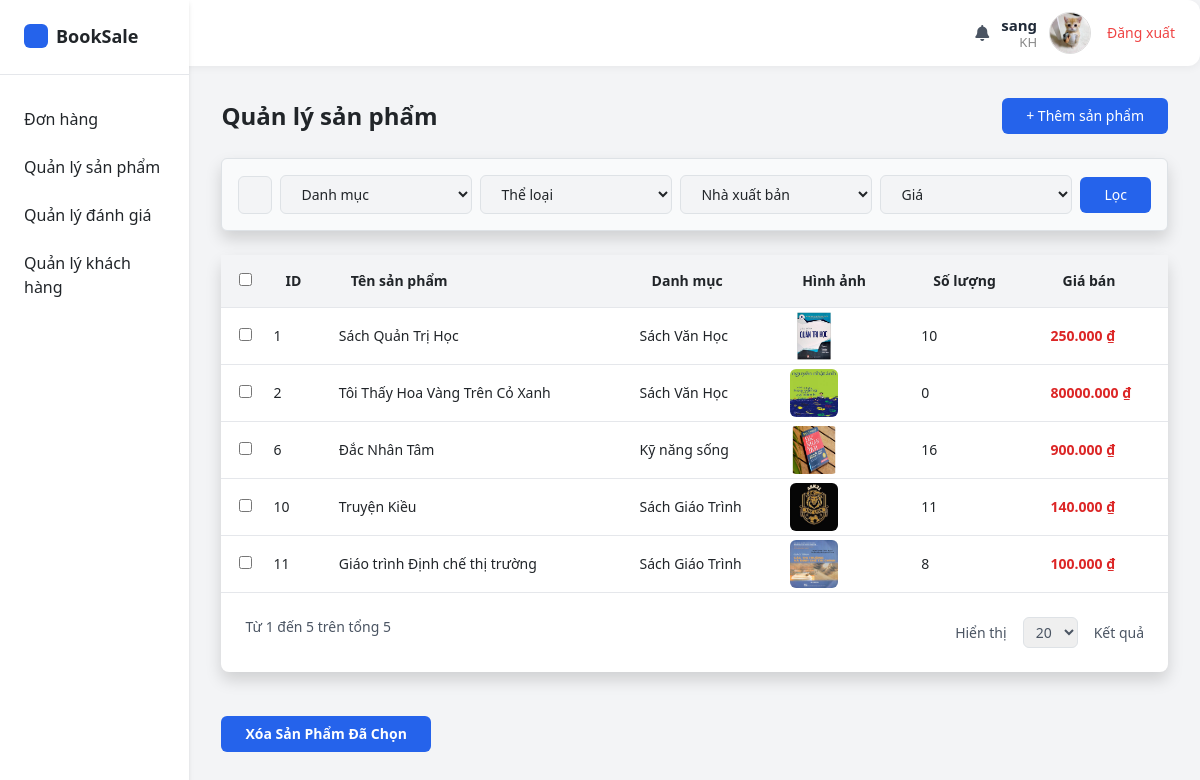
Screenshot of /emp/product (signed in) with the database file from the repository.
### booksale_app/models.py (models this page shows, shortened)
class Product(models.Model):
    product_name = models.CharField(
        max_length = 255,
        blank=False, null=False,
        help_text = "Tên sản phẩm"
    )
    description = models.TextField(
        blank=False, null=False,
        help_text = "Mô tả"
    )
    image = models.ImageField(upload_to='products/', null=True, blank=True)
    cost_price = models.DecimalField(
        max_digits=10,
        decimal_places=3
    )
    sell_price = models.DecimalField(
        max_digits=10,
        decimal_places=3
    )
    quantity = models.PositiveIntegerField(default=0)
    publisher = models.ForeignKey(
        Publisher,
        on_delete=models.CASCADE
    )
    category = models.ForeignKey(
        Category,
        on_delete=models.CASCADE
    )
    genre = models.ManyToManyField(
        'Genre',
        through="Genre_Item")
    cart = models.ManyToManyField(
        'Cart',
        through='Cart_Item'
    )
    order = models.ManyToManyField(
        'Order',
         through="Order_Item"
    )

class Category(models.Model):
    category_name = models.CharField(
        max_length = 255,
        blank=False, null=False,
        help_text = "Tên danh mục"
    )
    description = models.TextField(
        blank=False, null=False,
        help_text = "Mô tả"
    )
    created_at = models.DateTimeField(
        auto_now_add=True
    )
    updated_at = models.DateTimeField(
        auto_now_add=True
    )

### booksale_app/views/admin_view/sanpham.py (the view)
# urls.py: path('emp/product', views.product_list, name='product_list'),
@login_required(login_url='login')
def product_list(request):
    products = Product.objects.all()
    categories = Category.objects.all()
    genres = Genre.objects.all()
    publishers = Publisher.objects.all()
    search = request.GET.get('search', '')
    if search:
        products = products.filter(product_name__icontains=search)
    category = request.GET.get('category', '')
    if category:
        products = products.filter(category_id=category)
    genre = request.GET.get('genre', '')
    if genre:
        products = products.filter(genre__id=genre)
    publisher = request.GET.get('publisher', '')
    if publisher:
        products = products.filter(publisher_id=publisher)
    price_range = request.GET.get('price_range')
    if price_range == "1":
        products = products.filter(sell_price__lt=100000)
    elif price_range == "2":
        products = products.filter(sell_price__gte=100000, sell_price__lte=200000)
    elif price_range == "3":
        products = products.filter(sell_price__gt=200000)
    context = {
        'products': products,
        'categories': categories,
        'genres': genres,
        'publishers': publishers,
    }
    return render(request, 'admin_temp/product/product_list.html', context)

### booksale_app/context_processors.py (called while the page is built)
def categories_and_cart(request):
    context = {
        'categories': Category.objects.all()[:3],  # Lấy 3 categories đầu tiên cho menu
        'cart_count': 0
    }
    if request.user.is_authenticated:
        try:
            customer = Customer.objects.get(user=request.user)
            cart = Cart.objects.filter(customer=customer).first()
            if cart:
                cart_count = Cart_Item.objects.filter(cart=cart).aggregate(
                    total=Sum('quantity')
                )['total'] or 0
                context['cart_count'] = int(cart_count) if cart_count else 0
        except (Customer.DoesNotExist, AttributeError):
            context['cart_count'] = 0
    return context

def global_user_context(request):
    user = request.user
    is_kh = False
    role = None
    if user.is_authenticated:
        is_kh = user.groups.filter(name="KH").exists()
        if user.groups.filter(name="NVBH").exists():
            role = "NVBH"
        elif user.groups.filter(name="NVTK").exists():
            role = "NVTK"
    return {
        "is_kh": is_kh,
        "role": role,
    }

### booksale_app/templates/admin_temp/product/product_list.html (shortened to what this page needs)
{% extends "admin_temp/admin_base.html" %}
{% load static %}
{% block content %}
<main class="flex-1 p-8 text-sm">
    <div class="flex justify-between items-center mb-4">
        <h1 class="text-2xl font-semibold">Quản lý sản phẩm</h1>
        <a href="{% url 'product_add' %}" class="bg-blue-600 text-white px-4 py-2 rounded hover:bg-blue-700">
            + Thêm sản phẩm
        </a>
    </div>
    <form method="get" class="flex flex-col md:flex-row md:items-center space-y-2 md:space-y-0 md:space-x-2 mb-4 border border-gray-300 rounded p-3 bg-gray-50 shadow w-full">
        <input type="text" name="search" placeholder="Tìm kiếm sản phẩm..."
               value="{{ request.GET.search }}"
               class="bg-gray-100 border border-gray-300 rounded px-3 py-2 flex-1 focus:outline-none focus:ring-1 focus:ring-blue-300 w-full md:flex-1" />
        <select name="category" class="bg-gray-100 border border-gray-300 rounded px-3 py-2 focus:outline-none focus:ring-1 focus:ring-blue-300 w-full md:w-48">
            <option value="">Danh mục</option>
        </select>
        <select name="genre" class="bg-gray-100 border border-gray-300 rounded px-3 py-2 focus:outline-none focus:ring-1 focus:ring-blue-300 w-full md:w-48">
            <option value="">Thể loại</option>
        </select>
        <select name="publisher" class="bg-gray-100 border border-gray-300 rounded px-3 py-2 focus:outline-none focus:ring-1 focus:ring-blue-300 w-full md:w-48">
            <option value="">Nhà xuất bản</option>
        </select>
        <select name="price_range" class="bg-gray-100 border border-gray-300 rounded px-3 py-2 w-full md:w-48">
            <option value="">Giá</option>
        </select>
        <button type="submit" class="bg-blue-600 text-white px-4 py-2 rounded hover:bg-blue-700 w-full md:w-auto">
            Lọc
        </button>
    </form>
    <form method="POST" action="{% url 'product_bulk_delete' %}">
        <div class="bg-white shadow rounded-lg w-full">
            <table class="w-full text-left">
                <thead>
                    <tr class="bg-gray-100 border-b">
                        <th class="p-3 w-12 text-center">
                            <input type="checkbox" id="select_all_products">
                        </th>
                        <th class="p-3">ID</th>
                        <th class="p-3">Tên sản phẩm</th>
                        <th class="p-3">Danh mục</th>
                        <th class="p-3">Hình ảnh</th>
                        <th class="p-3">Số lượng</th>
                        <th class="p-3">Giá bán</th>
                    </tr>
                </thead>
                <tbody>
                    {% for p in products %}
                    <tr class="border-b hover:bg-gray-50">
                        <td class="p-1 text-center">
                            <input type="checkbox" name="product_ids" value="{{ p.id }}" class="product-checkbox">
                        </td>
                        <td class="p-1 cursor-pointer" onclick="window.location.href='{% url 'product_detail' p.id %}'">{{ p.id }}</td>
                        <td class="p-1 cursor-pointer" onclick="window.location.href='{% url 'product_detail' p.id %}'">{{ p.product_name }}</td>
                        <td class="p-1 cursor-pointer" onclick="window.location.href='{% url 'product_detail' p.id %}'">{{ p.category.category_name }}</td>
                        <td class="p-1 cursor-pointer" onclick="window.location.href='{% url 'product_detail' p.id %}'">
                            {% if p.image %}
                                <img src="{{ p.image.url }}" class="w-12 h-12 rounded" />
                            {% else %}
                                <img src="{% static 'images/default.png' %}" class="w-12 h-12 rounded" />
                            {% endif %}
                        </td>
                        <td class="p-1 cursor-pointer" onclick="window.location.href='{% url 'product_detail' p.id %}'">{{ p.quantity }}</td>
                        <td class="p-1 text-red-600 font-semibold cursor-pointer" onclick="window.location.href='{% url 'product_detail' p.id %}'">{{ p.sell_price }} ₫</td>
                    </tr>
                    {% empty %}
                    <tr>
                        <td colspan="7" class="text-center p-4 text-gray-500">Chưa có sản phẩm nào.</td>
                    </tr>
                    {% endfor %}
                </tbody>
            </table>
            <div class="flex justify-between p-4 text-sm text-gray-600">
                <p>Từ 1 đến {{ products|length }} trên tổng {{ products|length }}</p>
                <div class="flex items-center gap-3">
                    <span>Hiển thị</span>
                    <select class="border rounded px-2 py-1">
                        <option>20</option>
                    </select>
                    <span>Kết quả</span>
                </div>
            </div>
        </div>
        <br>
        <div class="mt-4 flex justify-start">
            <button type="submit" class="bg-blue-600 hover:bg-red-700 text-white font-bold py-2 px-4 rounded"
                    onclick="return confirm('Bạn có chắc chắn muốn xóa các sản phẩm đã chọn không?');">
                Xóa Sản Phẩm Đã Chọn
            </button>
        </div>
    </form>
</main>
{% endblock %}

### booksale_app/templates/admin_temp/admin_base.html (shortened to what this page needs)
{% load static %}
<!DOCTYPE html>
<html lang="en">
    <head>
        <script src="https://cdn.tailwindcss.com"></script>
        <link
            href="https://cdn.jsdelivr.net/npm/bootstrap@5.3.3/dist/css/bootstrap.min.css"
            rel="stylesheet"
        />
        <link
            href="https://cdnjs.cloudflare.com/ajax/libs/font-awesome/6.5.0/css/all.min.css"
            rel="stylesheet"
        />
    </head>
    <body class="bg-gray-100 font-sans">
        <div class="header">
            <div class="user-section">
                <div><i class="fa fa-bell text-gray-600"></i></div>
                {% if user.is_authenticated %}
                <div class="user-info text-right leading-tight">
                    <p class="name font-bold text-gray-800">{{ user.username }}</p>
                    <p class="role">{{user.groups.all.0.name}}</p>
                </div>
                {% if user.profile.avatar %}
                <img src="{{ user.profile.avatar.url }}" class="avatar" />
                {% else %}
                <img src="{% static 'images/image.jpg' %}" class="avatar" />
                {% endif %}
                <a href="{% url 'logout' %}" class="text-sm text-red-500 hover:underline ml-1"
                    >Đăng xuất</a
                >
                {% endif %}
            </div>
        </div>
        <div class="flex h-100">
            <aside class="w-64 bg-white h-screen shadow-md" style="margin-top: -68px">
                <div class="p-6 flex items-center space-x-2 border-b">
                    <div class="w-6 h-6 bg-blue-600 rounded"></div>
                    <span class="font-semibold text-lg">BookSale</span>
                </div>
                <nav class="mt-6">
                    <ul class="space-y-2">
                        <li>
                            <a
                                href="{% url 'emp/order_list'%}"
                                class="flex items-center px-6 py-2 hover:bg-gray-10 {% if request.resolver_match.url_name == 'emp/order_list' %} isActive {% endif %}"
                            >
                                <span>Đơn hàng</span>
                            </a>
                        </li>
                        <li>
                            <details>
                                <summary
                                    class="flex items-center px-6 py-2 hover:bg-gray-100 rounded"
                                >
                                    Quản lý sản phẩm
                                </summary>
                            </details>
                        </li>
                        <li>
                            <a
                                href="{% url 'review_list' %}"
                                class="flex items-center px-6 py-2 hover:bg-gray-100 {% if request.resolver_match.url_name == 'review_list' %} isActive {% endif %}"
                            >
                                <span>Quản lý đánh giá</span>
                            </a>
                        </li>
                        <li>
                            <a
                                href="{% url 'emp/customer_list' %}"
                                class="flex items-center px-6 py-2 hover:bg-gray-100 {% if request.resolver_match.url_name == 'emp/customer_list' %} isActive {% endif %}"
                            >
                                <span>Quản lý khách hàng</span>
                            </a>
                        </li>
                    </ul>
                </nav>
            </aside>
            {% block content %} {% endblock %}
        </div>
    </body>
</html>

### booksale_app/templates/admin_temp/admin_base.html (style rules this page uses)
body { background-color: #f5f6fa; font-family: 'Segoe UI', sans-serif; margin: 0; }
summary::marker { content: ''; }
details > summary { display: flex; align-items: center; padding-left: 1.5rem; padding-top: 0.5rem; padding-bottom: 0.5rem; cursor: pointer; }
.header { background-color: #fff; border-radius: 12px; box-shadow: 0 2px 8px rgba(0, 0, 0, 0.05); display: flex; justify-content: space-between; align-items: center; padding: 12px 25px; }
.user-section { display: flex; align-items: center; gap: 12px; }
.user-info { text-align: right; }
.user-info .name { font-weight: 600; font-size: 15px; margin: 0; }
.user-info .role { color: #888; font-size: 13px; margin: 0; }
.avatar { width: 42px; height: 42px; border-radius: 50%; border: 1px solid #ddd; }

### rows the page displays
Product: id "1", product_name "Sách Quản Trị Học", category.category_name "Sách Văn Học", image (picture), quantity "10", sell_price "250.000"
Product: id "2", product_name "Tôi Thấy Hoa Vàng Trên Cỏ Xanh", category.category_name "Sách Văn Học", image (picture), quantity "0", sell_price "80000.000"
Product: id "6", product_name "Đắc Nhân Tâm", category.category_name "Kỹ năng sống", image (picture), quantity "16", sell_price "900.000"
Product: id "10", product_name "Truyện Kiều", category.category_name "Sách Giáo Trình", image (picture), quantity "11", sell_price "140.000"
Product: id "11", product_name "Giáo trình Định chế thị trường", category.category_name "Sách Giáo Trình", image (picture), quantity "8", sell_price "100.000"

### other values shown
{{ user.username }} "sang"
{{ user.groups.all.0.name }} "KH"
{{ products|length }} "5"
